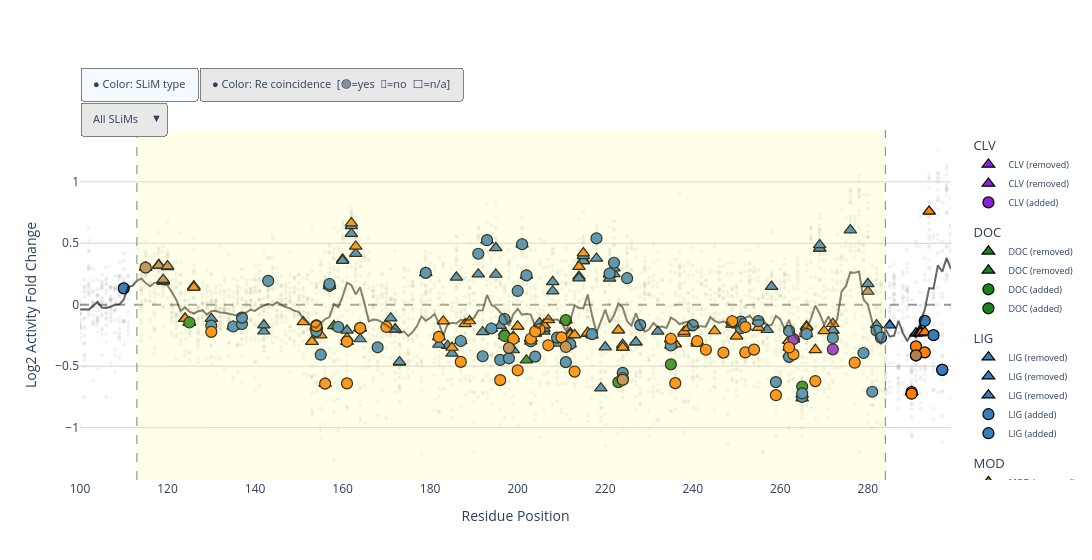

The code cell stored with this chart in its notebook:
### Code cell
import plotly.graph_objects as go
from collections import defaultdict

def extract_slim_name(uid):  return uid.rsplit('_', 1)[0]
def parse_elm_list(val):     return val if isinstance(val, list) else eval(val)

df_plot['log2fc'] = np.log2(df_plot['normalized_activity_score_mean'])

removed_flagged, added_flagged = [], []
for pos, group in df_plot.groupby('var_pos'):
    for col, store in [('which_removed', removed_flagged), ('which_added', added_flagged)]:
        by_slim = defaultdict(lambda: {'vals': [], 'mutations': [], 're_vals': []})
        for _, row in group.iterrows():
            for uid in parse_elm_list(row[col]):
                name = extract_slim_name(uid)
                by_slim[name]['vals'].append(row['log2fc'])
                by_slim[name]['mutations'].append(row['mutation'])
                by_slim[name]['re_vals'].append(row['mut_vs_wt_Re_logFC_50'])
        for name, d in by_slim.items():
            clean = [(v, m, r) for v, m, r in zip(d['vals'], d['mutations'], d['re_vals']) if pd.notna(v)]
            if len(clean) > 4 and abs(np.mean([v for v,_,_ in clean])) > 0.1:
                mean_act = np.mean([v for v,_,_ in clean])
                re_clean = [r for _,_,r in clean if pd.notna(r)]
                mean_re  = np.mean(re_clean) if re_clean else np.nan
                coincides = (
                    (mean_re > 0 and mean_act > 0) or (mean_re < 0 and mean_act < 0)
                    if not np.isnan(mean_re) and abs(mean_re) > 0.01 else None
                )
                store.append({'var_pos': pos, 'slim': name, 'mean_log2fc': mean_act,
                               'mean_re': mean_re, 'coincides': coincides,
                               'n': len(clean), 'mutations': [m for _,m,_ in clean]})

removed_flagged_df = pd.DataFrame(removed_flagged)
added_flagged_df   = pd.DataFrame(added_flagged)
for fdf in [removed_flagged_df, added_flagged_df]:
    if not fdf.empty:
        fdf['category'] = fdf['slim'].str.split('_').str[0]

cat_colors = {
    'CLV': "#8c22d7", 'DEG': "#d21717", 'DOC': "#1a821a",
    'LIG': '#377eb8',  'MOD': '#ff7f00', 'TRG': "#b4804d",
}
def coincide_color_fn(val):
    if val is True:  return '#2ca02c'   # green
    if val is False: return '#d62728'   # red
    return '#aaaaaa'                    # grey

# ── Build traces ─────────────────────────────────────────────────────────────
fig = go.Figure()
fig.add_trace(go.Scatter(
    x=df_plot['var_pos'], y=df_plot['log2fc'], mode='markers',
    marker=dict(color='grey', size=4, opacity=0.1),
    hoverinfo='skip', showlegend=False, meta={'kind': 'background'},
))

def add_flagged_traces(fig, fdf, symbol, label_suffix):
    if fdf.empty: return
    for cat in sorted(fdf['category'].unique()):
        for coincide_val, coincide_label in [
            (True, 'Coincides'), (False, "Doesn't Coincide"), (None, 'No Re Signal')
        ]:
            sub = (fdf[(fdf['category'] == cat) & (fdf['coincides'] == coincide_val)]
                   if coincide_val is not None
                   else fdf[(fdf['category'] == cat) & fdf['coincides'].isna()])
            if sub.empty: continue
            fig.add_trace(go.Scatter(
                x=sub['var_pos'], y=sub['mean_log2fc'], mode='markers',
                name=f'{cat} ({label_suffix})',
                legendgroup=cat, legendgrouptitle_text=cat,
                meta={'kind': 'flagged', 'cat': cat,
                      'coincide': coincide_val, 'coincide_label': coincide_label,
                      'suffix': label_suffix},
                marker=dict(symbol=symbol, color=cat_colors.get(cat, 'grey'),
                            size=11, line=dict(width=1.2, color='black')),
                customdata=list(zip(
                    sub['slim'], sub['n'], sub['mutations'],
                    sub['mean_re'].round(3), [coincide_label]*len(sub),
                )),
                hovertemplate=(
                    '<b>Position:</b> %{x}<br>'
                    f'<b>SLiM ({label_suffix}):</b> %{{customdata[0]}}<br>'
                    '<b>Category:</b> ' + cat + '<br>'
                    '<b>Re coincidence:</b> %{customdata[4]}<br>'
                    '<b>Mean act log2FC:</b> %{y:.3f}<br>'
                    '<b>Mean Re logFC:</b> %{customdata[3]}<br>'
                    '<b>n mutations:</b> %{customdata[1]}<br>'
                    '<b>Mutations:</b> %{customdata[2]}<extra></extra>'
                ),
            ))

add_flagged_traces(fig, removed_flagged_df, 'triangle-up', 'removed')
add_flagged_traces(fig, added_flagged_df,   'circle',      'added')

# Rolling mean of mean per-position activity (window=5)
pos_mean = (df_plot.dropna(subset=['log2fc'])
            .groupby('var_pos')['log2fc']
            .mean()
            .reset_index()
            .sort_values('var_pos'))
pos_mean['rolling'] = pos_mean['log2fc'].rolling(window=5, center=True, min_periods=1).mean()

fig.add_trace(go.Scatter(
    x=pos_mean['var_pos'],
    y=pos_mean['rolling'],
    mode='lines',
    line=dict(color='black', width=2),
    opacity=0.6,
    name='Rolling mean (w=5)',
    showlegend=False,        # ← was True / legendgroup='__lines__'
    hoverinfo='skip',
    meta={'kind': 'rolling_mean'},
))

# ── Precompute the two color arrays (one entry per trace) ────────────────────
cat_color_arr      = []
coincide_color_arr = []
for t in fig.data:
    m = t.meta or {}
    if m.get('kind') == 'background':
        cat_color_arr.append('grey')       # keep original marker.opacity=0.1 intact
        coincide_color_arr.append('grey')
    elif m.get('kind') == 'flagged':
        cat_color_arr.append(cat_colors.get(m['cat'], 'grey'))
        coincide_color_arr.append(coincide_color_fn(m.get('coincide')))
    else:                                  # rolling mean line — marker.color irrelevant
        cat_color_arr.append('black')
        coincide_color_arr.append('black')

# ── Visibility helper (SLiM filter only) ────────────────────────────────────
def make_vis(keep_cats=None):
    return [
        True if (t.meta or {}).get('kind') != 'flagged'
        else (keep_cats is None or (t.meta or {}).get('cat') in keep_cats)
        for t in fig.data
    ]

all_cats = sorted(set(
    list(removed_flagged_df['category'].unique() if not removed_flagged_df.empty else []) +
    list(added_flagged_df['category'].unique()   if not added_flagged_df.empty   else [])
))

# ── Controls ─────────────────────────────────────────────────────────────────
# Toggle: SLiM type colors  ↔  Re coincidence colors
color_toggle = [
    dict(label='● Color: SLiM type',
         method='restyle',
         args=[{'marker.color': cat_color_arr}]),
    dict(label='● Color: Re coincidence  [🟢=yes  🔴=no  ⬜=n/a]',
         method='restyle',
         args=[{'marker.color': coincide_color_arr}]),
]

# Dropdown: SLiM category filter
slim_opts = (
    [dict(label='All SLiMs', method='restyle', args=[{'visible': make_vis()}])] +
    [dict(label=cat,         method='restyle', args=[{'visible': make_vis({cat})}])
     for cat in all_cats]
)

fig.update_layout(
    updatemenus=[
        dict(type='buttons', direction='right',
             x=0.0, y=1.18, xanchor='left', yanchor='top',
             buttons=color_toggle, showactive=True,
             bgcolor='#e8e8e8', bordercolor='grey', font=dict(size=11)),
        dict(type='dropdown',
             x=0.0, y=1.08, xanchor='left', yanchor='top',
             buttons=slim_opts, showactive=True,
             bgcolor='#e8e8e8', bordercolor='grey', font=dict(size=11)),
    ],
    xaxis=dict(title='Residue Position', range=[100, df_plot['var_pos'].max()]),
    yaxis=dict(title='Log2 Activity Fold Change'),
    width=1200, height=560,
    plot_bgcolor='white', paper_bgcolor='white',
    legend=dict(font=dict(size=9), groupclick='toggleitem'),
    margin=dict(t=130),
)

fig.add_hline(y=0, line_dash='dash', line_color='black', opacity=0.4)
fig.add_vrect(x0=113, x1=284, fillcolor='#fdff91', opacity=0.2, line_width=0)
for x in [113, 284]:
    fig.add_vline(x=x, line_dash='dash', line_color='grey', line_width=1)
fig.update_xaxes(showgrid=False)
fig.update_yaxes(showgrid=True, gridcolor='lightgrey')

#fig.write_html('/Users/trev/Downloads/SLiM_activity_interactive.html')
fig.show()
